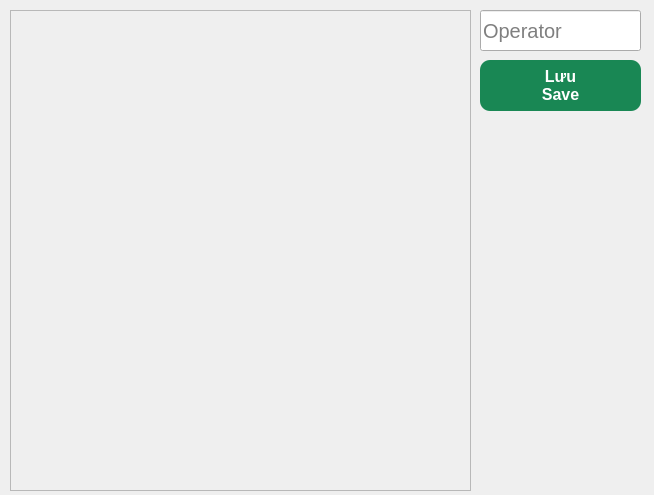
<?xml version="1.0" encoding="UTF-8"?>
<ui version="4.0">
 <class>ChangePlan</class>
 <widget class="QWidget" name="ChangePlan">
  <property name="geometry">
   <rect>
    <x>0</x>
    <y>0</y>
    <width>654</width>
    <height>495</height>
   </rect>
  </property>
  <property name="windowTitle">
   <string>Change Plan</string>
  </property>
  <widget class="QListWidget" name="listWidget">
   <property name="enabled">
    <bool>false</bool>
   </property>
   <property name="geometry">
    <rect>
     <x>10</x>
     <y>10</y>
     <width>461</width>
     <height>481</height>
    </rect>
   </property>
  </widget>
  <widget class="QPushButton" name="SavePlan">
   <property name="enabled">
    <bool>false</bool>
   </property>
   <property name="geometry">
    <rect>
     <x>480</x>
     <y>60</y>
     <width>161</width>
     <height>51</height>
    </rect>
   </property>
   <property name="font">
    <font>
     <pointsize>12</pointsize>
     <weight>75</weight>
     <bold>true</bold>
    </font>
   </property>
   <property name="styleSheet">
    <string notr="true">QPushButton {
    background-color: #198754;
    color: white;

    border: none;
    border-radius: 10px;

    font-size: 12pt;
    font-weight: bold;

    padding: 6px 18px;
}

QPushButton:hover {
    background-color: #20a464;
}

QPushButton:pressed {
    background-color: #146c43;
}</string>
   </property>
   <property name="text">
    <string>Lưu
Save</string>
   </property>
   <property name="icon">
    <iconset>
     <normalon>images/save.png</normalon>
    </iconset>
   </property>
   <property name="iconSize">
    <size>
     <width>32</width>
     <height>32</height>
    </size>
   </property>
  </widget>
  <widget class="QLineEdit" name="OperatorChangePlan">
   <property name="geometry">
    <rect>
     <x>480</x>
     <y>10</y>
     <width>161</width>
     <height>41</height>
    </rect>
   </property>
   <property name="font">
    <font>
     <pointsize>15</pointsize>
    </font>
   </property>
   <property name="placeholderText">
    <string>Operator</string>
   </property>
  </widget>
 </widget>
 <resources/>
 <connections/>
</ui>
